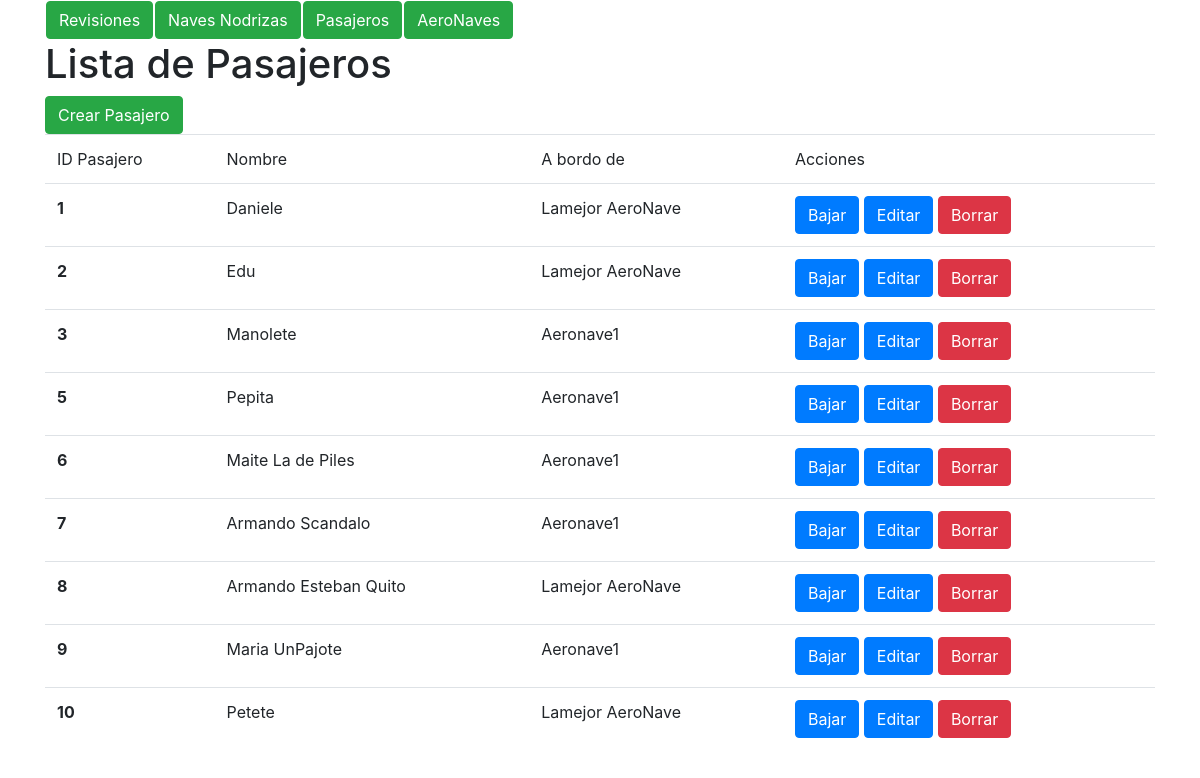
Before: /pasajero/list with the older database file.
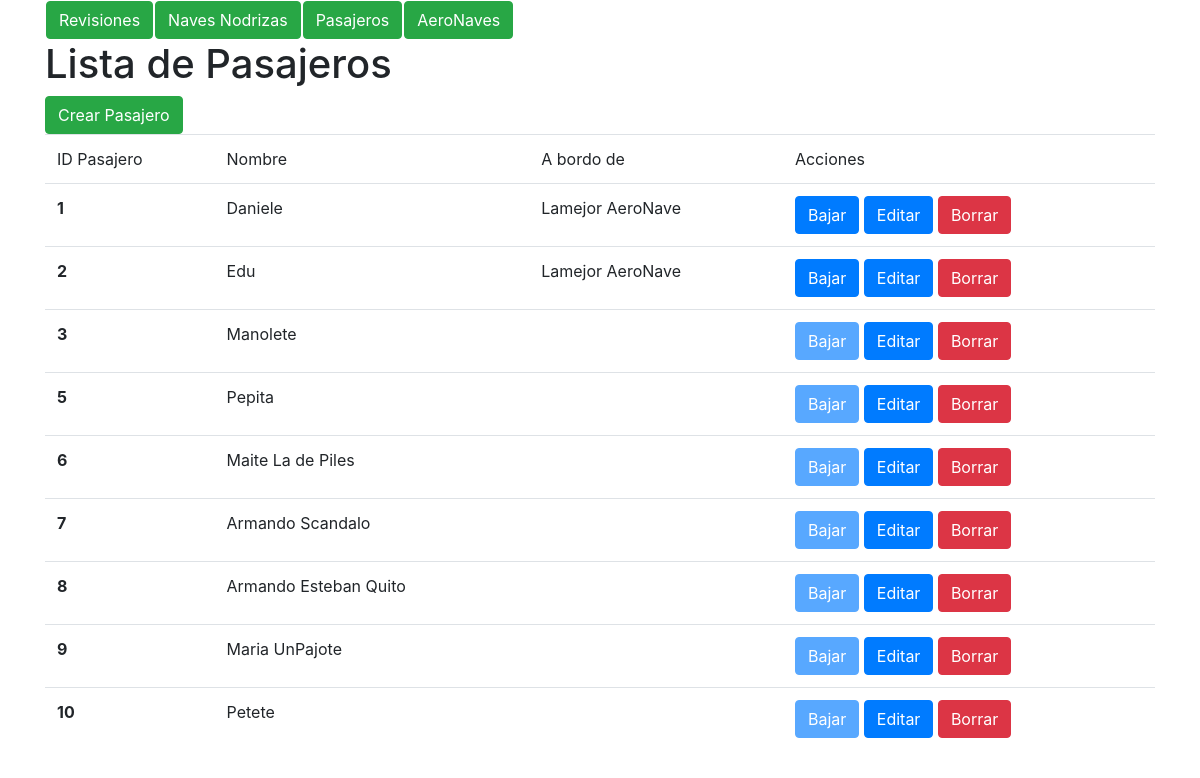
After: the same page with the newer database file.
### marcianos/models.py (models this page shows, shortened)
class Pasajero(models.Model):
    nombre = models.CharField(max_length=400)
    aeronave_id = models.ForeignKey(aeronave, on_delete=models.SET_NULL,
        related_name = 'subido_en', null=True, blank=True)

class aeronave(models.Model):
    nombre = models.CharField(max_length=400)
    max_marcianos = models.PositiveIntegerField()
    nave_origen = models.ForeignKey(nave_nodriza, on_delete=models.CASCADE,
        related_name = 'nave_origen', null=True)
    nave_destino = models.ForeignKey(nave_nodriza, on_delete=models.CASCADE,
        related_name = 'nave_destino', null=True)

### marcianos/views.py (the view)
# urls.py: path(r'pasajero/list', views.pasajero_list, name='pasajero_list'),
def pasajero_list(request, template_name = 'pasajero/lista.html'):
    pasajeros = Pasajero.objects.all()
    data = {}
    data['object_list'] = pasajeros
    return render(request, template_name, data)

### marcianos/templates/pasajero/lista.html (shortened to what this page needs)
<!DOCTYPE html>
<html>
  <head>
    <link rel="stylesheet" href="https://maxcdn.bootstrapcdn.com/bootstrap/4.0.0-beta.2/css/bootstrap.min.css">
  </head>
  <body>
    <div class="container">
      {% include "home.html" %}
        <h1>Lista de Pasajeros</h1>
        <a class="btn btn-success" href='{% url "pasajero_create" %}'> Crear Pasajero</a>
        <table class="table">
            <tr>
                <td>ID Pasajero</td>
                <td>Nombre</td>
                <td>A bordo de </td>
                <td>Acciones</td>
            </tr>
                {% for Pasajero in object_list %}
                <tr>
                    <th>{{ Pasajero.pk }}</th>
                    <td>{{ Pasajero.nombre }}</td>
                    <td>{{ Pasajero.aeronave_id.nombre }}</td>
                    <td>
                        {% if Pasajero.aeronave_id == None %}
                            <a class="btn btn-primary disabled" href='{% url "pasajero_bajar" Pasajero.pk %}'>Bajar</a>
                        {% else %}
                            <a class="btn btn-primary" href='{% url "pasajero_bajar" Pasajero.pk %}'>Bajar</a>
                        {% endif %}
                        <a class="btn btn-primary" href='{% url "pasajero_update" Pasajero.pk %}'>Editar</a>
                        <a class="btn btn-danger" href='{% url "pasajero_delete" Pasajero.pk %}'>Borrar</a>
                    </td>
                </tr>
            {% endfor %}
        </table>
    </div>
  </body>
</html>

### marcianos/templates/home.html
<table>
    <tr>
        <td>
          <a class="btn btn-success" href='{% url "revision_list" %}'> Revisiones</a>
        </td>
        <td>
          <a class="btn btn-success" href='{% url "naves_list" %}'> Naves Nodrizas</a>
        </td>
        <td>
          <a class="btn btn-success" href='{% url "pasajero_list" %}'> Pasajeros</a>
        </td>
        <td>
          <a class="btn btn-success" href='{% url "aeronaves_list" %}'> AeroNaves</a>
        </td>
</table>

Changed rows visible on the page:
changed Pasajero "Manolete": aeronave_id_id 6 → empty (drawn); aeronave_id.nombre "Aeronave1" → (not shown)
changed Pasajero "Pepita": aeronave_id_id 6 → empty (drawn); aeronave_id.nombre "Aeronave1" → (not shown)
changed Pasajero "Maite La de Piles": aeronave_id_id 6 → empty (drawn); aeronave_id.nombre "Aeronave1" → (not shown)
changed Pasajero "Armando Scandalo": aeronave_id_id 6 → empty (drawn); aeronave_id.nombre "Aeronave1" → (not shown)
changed Pasajero "Armando Esteban Quito": aeronave_id_id 7 → empty (drawn); aeronave_id.nombre "Lamejor AeroNave" → (not shown)
changed Pasajero "Maria UnPajote": aeronave_id_id 6 → empty (drawn); aeronave_id.nombre "Aeronave1" → (not shown)
changed Pasajero "Petete": aeronave_id_id 7 → empty (drawn); aeronave_id.nombre "Lamejor AeroNave" → (not shown)
